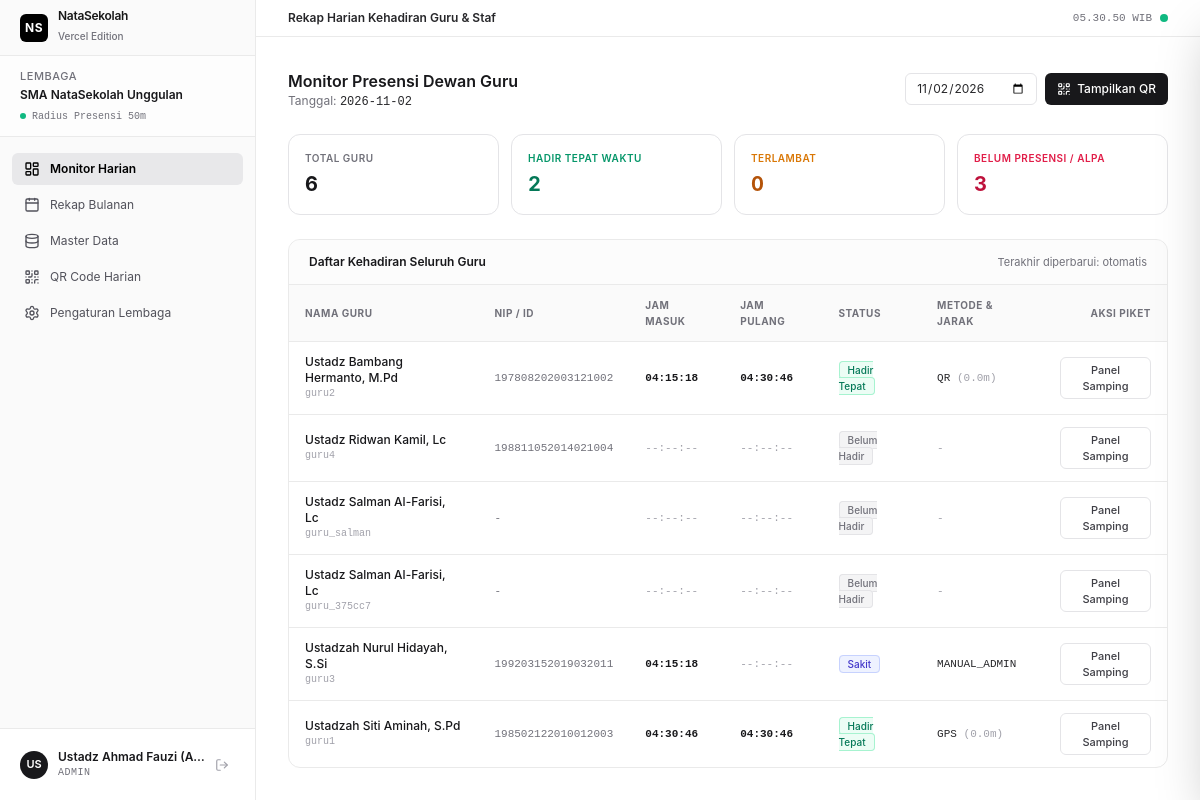
Screenshot of /admin/recap (signed in) with the database file from the repository.
### tables this page shows
CREATE TABLE institutions (
            id TEXT PRIMARY KEY,
            name TEXT NOT NULL,
            code TEXT UNIQUE NOT NULL,
            latitude REAL DEFAULT -7.9666,
            longitude REAL DEFAULT 112.6326,
            radius_meters INTEGER DEFAULT 50,
            qr_daily_token TEXT,
            created_at TIMESTAMP DEFAULT CURRENT_TIMESTAMP
        , work_start_time TEXT DEFAULT "07:15", late_cutoff_time TEXT DEFAULT "07:30", work_end_time TEXT DEFAULT "15:00");

CREATE TABLE users (
            id TEXT PRIMARY KEY,
            institution_id TEXT NOT NULL,
            username TEXT UNIQUE NOT NULL,
            password_hash TEXT NOT NULL,
            full_name TEXT NOT NULL,
            role TEXT NOT NULL CHECK(role IN ('ADMIN', 'TEACHER', 'STAFF')),
            nip TEXT,
            phone TEXT,
            is_active INTEGER DEFAULT 1,
            created_at TIMESTAMP DEFAULT CURRENT_TIMESTAMP,
            FOREIGN KEY (institution_id) REFERENCES institutions(id) ON DELETE CASCADE
        );

CREATE TABLE teacher_attendance (
            id TEXT PRIMARY KEY,
            institution_id TEXT NOT NULL,
            user_id TEXT NOT NULL,
            date TEXT NOT NULL, -- YYYY-MM-DD
            check_in_time TEXT, -- HH:MM:SS
            check_out_time TEXT, -- HH:MM:SS
            status TEXT NOT NULL CHECK(status IN ('PRESENT', 'LATE', 'SICK', 'EXCUSED', 'ABSENT')),
            method TEXT NOT NULL CHECK(method IN ('GPS', 'QR', 'MANUAL_ADMIN')),
            distance_meters REAL,
            notes TEXT,
            created_at TIMESTAMP DEFAULT CURRENT_TIMESTAMP,
            updated_at TIMESTAMP DEFAULT CURRENT_TIMESTAMP,
            UNIQUE(user_id, date),
            FOREIGN KEY (institution_id) REFERENCES institutions(id) ON DELETE CASCADE,
            FOREIGN KEY (user_id) REFERENCES users(id) ON DELETE CASCADE
        );

### server.py (the view)
@app.get("/admin/recap", response_class=HTMLResponse)
async def admin_recap_page(request: Request, date: Optional[str] = None):
    user = get_current_user(request)
    if not user:
        return RedirectResponse(url="/login")
    if user["role"] != "ADMIN":
        return RedirectResponse(url="/attendance")
    today_str = date or datetime.now().strftime("%Y-%m-%d")
    conn = get_db()
    cur = conn.cursor()
    cur.execute("""
        SELECT u.id as user_id, u.full_name, u.username, u.nip,
               a.check_in_time, a.check_out_time, a.status, a.method, a.distance_meters, a.notes
        FROM users u
        LEFT JOIN teacher_attendance a ON u.id = a.user_id AND a.date = ?
        WHERE u.institution_id = ? AND u.role IN ('TEACHER', 'STAFF') AND u.is_active = 1
        ORDER BY u.full_name ASC
    """, (today_str, user["institution_id"]))
    teachers = [dict(r) for r in cur.fetchall()]
    conn.close()
    total = len(teachers)
    present = sum(1 for t in teachers if t["status"] == "PRESENT")
    late = sum(1 for t in teachers if t["status"] == "LATE")
    absent = total - (present + late + sum(1 for t in teachers if t["status"] in ["SICK", "EXCUSED"]))
    return templates.TemplateResponse(
        request=request,
        name="admin_recap.html",
        context={
            "user": user,
            "active_menu": "recap",
            "selected_date": today_str,
            "teachers": teachers,
            "stats": {
                "total": total,
                "present": present,
                "late": late,
                "absent": max(0, absent)
            }
        }
    )

### templates/admin_recap.html (shortened to what this page needs)
{% extends "base.html" %}
{% block header_title %}Rekap Harian Kehadiran Guru & Staf{% endblock %}
{% block content %}
<div class="space-y-6">
  <div class="flex flex-col sm:flex-row sm:items-center justify-between gap-4">
    <div>
      <h2 class="text-base font-semibold text-zinc-900">Monitor Presensi Dewan Guru</h2>
      <p class="text-xs text-zinc-500">Tanggal: <span class="font-mono font-medium text-zinc-800">{{ selected_date }}</span></p>
    </div>
    <div class="flex items-center gap-2">
      <form method="GET" action="/admin/recap" class="flex items-center gap-2">
        <input type="date" name="date" value="{{ selected_date }}" onchange="this.form.submit()"
               class="h-8 px-2.5 rounded-md border border-zinc-200 text-xs bg-white text-zinc-800 focus:outline-none focus:ring-1 focus:ring-black">
      </form>
      <a href="/admin/qr" class="h-8 px-3 rounded-md bg-zinc-900 hover:bg-zinc-800 text-white text-xs font-medium flex items-center gap-1.5 transition-colors">
        <i data-lucide="qr-code" class="w-3.5 h-3.5"></i>
        <span>Tampilkan QR</span>
      </a>
    </div>
  </div>
  <div class="grid grid-cols-2 sm:grid-cols-4 gap-3">
    <div class="p-4 rounded-xl border border-zinc-200 bg-white">
      <div class="text-[10px] uppercase font-semibold text-zinc-500 tracking-wider">Total Guru</div>
      <div class="text-xl font-bold text-zinc-900 mt-1 tabular">{{ stats.total }}</div>
    </div>
    <div class="p-4 rounded-xl border border-zinc-200 bg-white">
      <div class="text-[10px] uppercase font-semibold text-emerald-600 tracking-wider">Hadir Tepat Waktu</div>
      <div class="text-xl font-bold text-emerald-700 mt-1 tabular">{{ stats.present }}</div>
    </div>
    <div class="p-4 rounded-xl border border-zinc-200 bg-white">
      <div class="text-[10px] uppercase font-semibold text-amber-600 tracking-wider">Terlambat</div>
      <div class="text-xl font-bold text-amber-700 mt-1 tabular">{{ stats.late }}</div>
    </div>
    <div class="p-4 rounded-xl border border-zinc-200 bg-white">
      <div class="text-[10px] uppercase font-semibold text-rose-600 tracking-wider">Belum Presensi / Alpa</div>
      <div class="text-xl font-bold text-rose-700 mt-1 tabular">{{ stats.absent }}</div>
    </div>
  </div>
  <div class="bg-white border border-[#eaeaea] rounded-xl overflow-hidden shadow-xs">
    <div class="px-5 py-3.5 border-b border-[#eaeaea] bg-zinc-50/50 flex items-center justify-between">
      <span class="text-xs font-semibold text-zinc-900">Daftar Kehadiran Seluruh Guru</span>
      <span class="text-[11px] text-zinc-500">Terakhir diperbarui: otomatis</span>
    </div>
    <div class="overflow-x-auto">
      <table class="w-full text-left text-xs">
        <thead class="bg-zinc-50 text-zinc-500 uppercase text-[10px] tracking-wider border-b border-[#eaeaea]">
          <tr>
            <th class="px-4 py-3">Nama Guru</th>
            <th class="px-4 py-3">NIP / ID</th>
            <th class="px-4 py-3">Jam Masuk</th>
            <th class="px-4 py-3">Jam Pulang</th>
            <th class="px-4 py-3">Status</th>
            <th class="px-4 py-3">Metode & Jarak</th>
            <th class="px-4 py-3 text-right">Aksi Piket</th>
          </tr>
        </thead>
        <tbody class="divide-y divide-[#eaeaea] text-zinc-700">
          {% for t in teachers %}
          <tr class="hover:bg-zinc-50/60 transition-colors">
            <td class="px-4 py-3">
              <div class="font-medium text-zinc-900">{{ t.full_name }}</div>
              <div class="text-[10px] text-zinc-400 font-mono">{{ t.username }}</div>
            </td>
            <td class="px-4 py-3 font-mono text-[11px] text-zinc-500">{{ t.nip or '-' }}</td>
            <td class="px-4 py-3 font-mono text-[11px]">
              {% if t.check_in_time %}
                <span class="text-zinc-900 font-semibold tabular">{{ t.check_in_time }}</span>
              {% else %}
                <span class="text-zinc-400">--:--:--</span>
              {% endif %}
            </td>
            <td class="px-4 py-3 font-mono text-[11px]">
              {% if t.check_out_time %}
                <span class="text-zinc-900 font-semibold tabular">{{ t.check_out_time }}</span>
              {% else %}
                <span class="text-zinc-400">--:--:--</span>
              {% endif %}
            </td>
            <td class="px-4 py-3">
              {% if t.status == 'PRESENT' %}
                <span class="px-2 py-0.5 rounded text-[10px] font-medium bg-emerald-50 text-emerald-700 border border-emerald-200">Hadir Tepat</span>
              {% elif t.status == 'LATE' %}
                <span class="px-2 py-0.5 rounded text-[10px] font-medium bg-amber-50 text-amber-700 border border-amber-200">Terlambat</span>
              {% elif t.status == 'SICK' %}
                <span class="px-2 py-0.5 rounded text-[10px] font-medium bg-indigo-50 text-indigo-700 border border-indigo-200">Sakit</span>
              {% elif t.status == 'EXCUSED' %}
                <span class="px-2 py-0.5 rounded text-[10px] font-medium bg-sky-50 text-sky-700 border border-sky-200">Izin</span>
              {% else %}
                <span class="px-2 py-0.5 rounded text-[10px] font-medium bg-zinc-100 text-zinc-500 border border-zinc-200">Belum Hadir</span>
              {% endif %}
            </td>
            <td class="px-4 py-3 text-[11px] font-mono text-zinc-500">
              {% if t.method %}
                <span class="text-zinc-800 font-medium">{{ t.method }}</span>
                {% if t.distance_meters is not none %}
                  <span class="text-zinc-400">({{ t.distance_meters|round(1) }}m)</span>
                {% endif %}
              {% else %}
                <span class="text-zinc-400">-</span>
              {% endif %}
            </td>
            <td class="px-4 py-3 text-right">
              <button onclick="openSidePanel('{{ t.user_id }}', '{{ t.full_name }}', '{{ t.code or '' }}', '{{ t.status }}', '{{ t.check_in_time or '' }}', '{{ t.check_out_time or '' }}', '{{ t.notes or '' }}')"
                      class="px-2.5 py-1 rounded-md border border-zinc-200 bg-white hover:bg-zinc-100 text-zinc-700 text-[11px] font-medium transition-colors">
                Panel Samping
              </button>
            </td>
          </tr>
          {% endfor %}
        </tbody>
      </table>
    </div>
  </div>
</div>
{% endblock %}

### templates/base.html (shortened to what this page needs)
<!DOCTYPE html>
<html lang="id" class="h-full bg-[#ffffff] text-[#171717]">
<head>
  <script src="https://cdn.tailwindcss.com"></script>
</head>
<body class="h-full flex antialiased selection:bg-zinc-900 selection:text-white">
  <aside id="main-sidebar" class="fixed inset-y-0 left-0 z-50 w-64 bg-[#fafafa] border-r border-[#eaeaea] flex flex-col transition-transform duration-200 ease-in-out -translate-x-full md:translate-x-0">
    <div class="h-14 px-5 border-b border-[#eaeaea] flex items-center justify-between">
      <div class="flex items-center gap-2.5">
        <div class="w-7 h-7 rounded-md bg-black text-white flex items-center justify-center font-bold text-xs tracking-wider shadow-2xs">
          NS
        </div>
        <div>
          <h1 class="text-xs font-semibold tracking-tight text-[#171717] leading-none">NataSekolah</h1>
          <span class="text-[10px] text-[#71717a] font-medium leading-tight">Vercel Edition</span>
        </div>
      </div>
    </div>
    <div class="px-5 py-3 border-b border-[#eaeaea] bg-white/60">
      <div class="text-[11px] font-medium text-zinc-500 uppercase tracking-wider">Lembaga</div>
      <div class="text-xs font-semibold text-zinc-900 truncate mt-0.5">{{ user.institution_name }}</div>
      <div class="flex items-center gap-1.5 mt-1.5">
        <span class="w-1.5 h-1.5 rounded-full bg-emerald-500 animate-pulse"></span>
        <span class="text-[10px] text-zinc-500 font-mono">Radius Presensi 50m</span>
      </div>
    </div>
    <nav class="flex-1 px-3 py-4 space-y-1 overflow-y-auto">
      {% if user.role == 'ADMIN' %}
      <a href="/admin/recap" class="flex items-center gap-2.5 px-3 py-2 text-xs rounded-md transition-colors {% if active_menu == 'recap' %}bg-zinc-200/80 text-black font-semibold shadow-2xs{% else %}text-zinc-600 hover:text-black hover:bg-zinc-100{% endif %}">
        <i data-lucide="layout-dashboard" class="w-4 h-4"></i>
        <span>Monitor Harian</span>
      </a>
      <a href="/admin/monthly" class="flex items-center gap-2.5 px-3 py-2 text-xs rounded-md transition-colors {% if active_menu == 'monthly' %}bg-zinc-200/80 text-black font-semibold shadow-2xs{% else %}text-zinc-600 hover:text-black hover:bg-zinc-100{% endif %}">
        <i data-lucide="calendar" class="w-4 h-4"></i>
        <span>Rekap Bulanan</span>
      </a>
      <a href="/admin/master" class="flex items-center gap-2.5 px-3 py-2 text-xs rounded-md transition-colors {% if active_menu == 'master' %}bg-zinc-200/80 text-black font-semibold shadow-2xs{% else %}text-zinc-600 hover:text-black hover:bg-zinc-100{% endif %}">
        <i data-lucide="database" class="w-4 h-4"></i>
        <span>Master Data</span>
      </a>
      <a href="/admin/qr" class="flex items-center gap-2.5 px-3 py-2 text-xs rounded-md transition-colors {% if active_menu == 'qr' %}bg-zinc-200/80 text-black font-semibold shadow-2xs{% else %}text-zinc-600 hover:text-black hover:bg-zinc-100{% endif %}">
        <i data-lucide="qr-code" class="w-4 h-4"></i>
        <span>QR Code Harian</span>
      </a>
      <a href="/admin/settings" class="flex items-center gap-2.5 px-3 py-2 text-xs rounded-md transition-colors {% if active_menu == 'settings' %}bg-zinc-200/80 text-black font-semibold shadow-2xs{% else %}text-zinc-600 hover:text-black hover:bg-zinc-100{% endif %}">
        <i data-lucide="settings" class="w-4 h-4"></i>
        <span>Pengaturan Lembaga</span>
      </a>
      {% endif %}
    </nav>
    <div class="p-3 border-t border-[#eaeaea] bg-white">
      <div class="flex items-center justify-between p-2 rounded-md hover:bg-zinc-50 transition-colors">
        <div class="flex items-center gap-2.5 min-w-0">
          <div class="w-7 h-7 rounded-full bg-zinc-900 text-white flex items-center justify-center text-[11px] font-semibold flex-shrink-0">
            {{ user.full_name[:2].upper() }}
          </div>
          <div class="min-w-0">
            <div class="text-xs font-semibold text-zinc-900 truncate">{{ user.full_name }}</div>
            <div class="text-[10px] text-zinc-500 font-mono uppercase tracking-wider">{{ user.role }}</div>
          </div>
        </div>
        <a href="/logout" title="Keluar" class="p-1.5 text-zinc-400 hover:text-rose-600 hover:bg-rose-50 rounded-md transition-colors">
          <i data-lucide="log-out" class="w-3.5 h-3.5"></i>
        </a>
      </div>
    </div>
  </aside>
  <div class="flex-1 flex flex-col md:pl-64 min-w-0">
    <header class="h-14 border-b border-[#eaeaea] px-4 md:px-8 flex items-center justify-between bg-white/80 backdrop-blur-md sticky top-0 z-30">
      <div class="flex items-center gap-3">
        <span class="text-xs font-semibold text-zinc-800">{% block header_title %}Presensi Guru{% endblock %}</span>
      </div>
      <div class="flex items-center gap-2">
        <span class="text-[11px] font-mono text-zinc-500 tabular" id="realtime-clock">--:--:-- WIB</span>
        <span class="inline-block w-2 h-2 rounded-full bg-emerald-500"></span>
      </div>
    </header>
    <main class="flex-1 p-4 md:p-8 max-w-6xl w-full mx-auto">
      {% block content %}{% endblock %}
    </main>
  </div>
</body>
</html>

### templates/base.html (style rules this page uses)
.tabular { font-variant-numeric: tabular-nums; }

### rows the page displays
institutions: institution_name "SMA NataSekolah Unggulan"
users: full_name "US", full_name "Ustadz Ahmad Fauzi (A…", role "ADMIN"
teacher_attendance: full_name "Ustadz Bambang Hermanto, M.Pd", username "guru2", nip "197808202003121002", check_in_time "04:15:18", check_out_time "04:30:46", status "Hadir Tepat", method "QR", distance_meters "0.0"
users: full_name "Ustadz Ridwan Kamil, Lc", username "guru4", nip "198811052014021004", shows "Belum Hadir"
users: full_name "Ustadz Salman Al-Farisi, Lc", username "guru_salman", nip "-", shows "Belum Hadir"
users: full_name "Ustadz Salman Al-Farisi, Lc", username "guru_375cc7", nip "-", shows "Belum Hadir"
teacher_attendance: full_name "Ustadzah Nurul Hidayah, S.Si", username "guru3", nip "199203152019032011", check_in_time "04:15:18", status "Sakit", method "MANUAL_ADMIN"
teacher_attendance: full_name "Ustadzah Siti Aminah, S.Pd", username "guru1", nip "198502122010012003", check_in_time "04:30:46", check_out_time "04:30:46", status "Hadir Tepat", method "GPS", distance_meters "0.0"

### other values shown
{{ selected_date }} "2026-11-02"
{{ stats.total }} "6"
{{ stats.present }} "2"
{{ stats.late }} "0"
{{ stats.absent }} "3"
